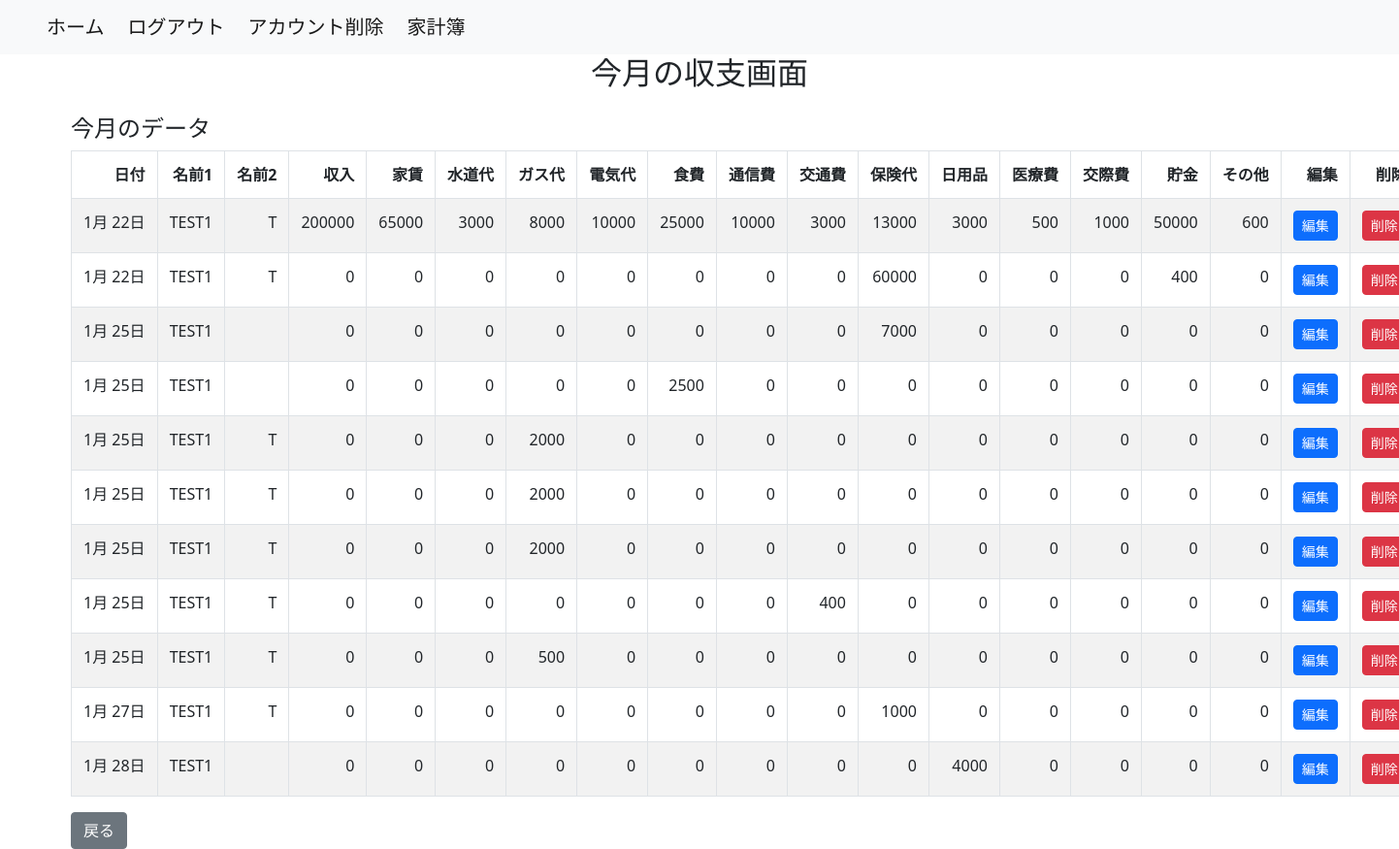
The app's page /household_budget/balance/ (signed in), older data.
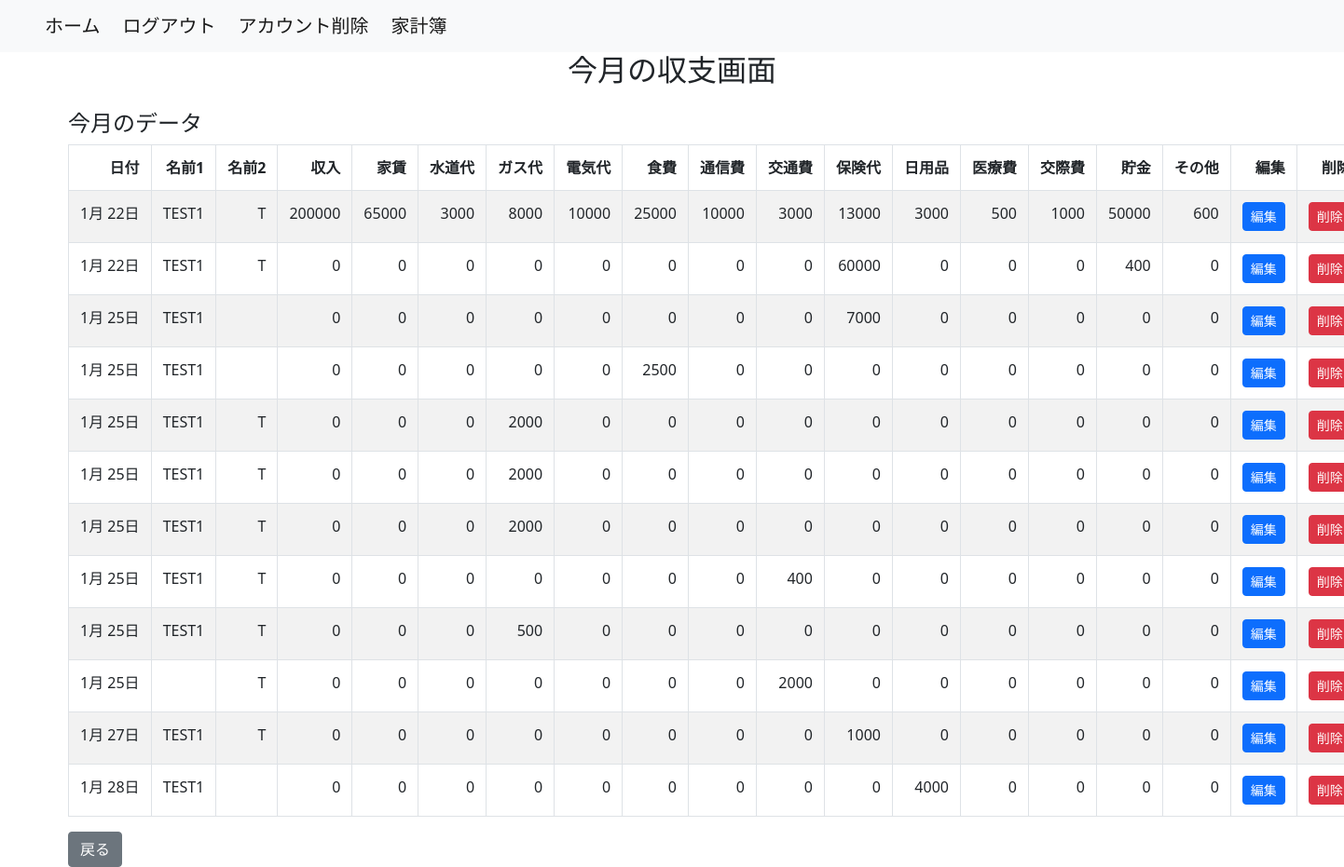
The same page, newer data.
### household_budget/models.py (models this page shows)
class BalanceOfPayments(models.Model):
    user = models.ForeignKey(settings.AUTH_USER_MODEL, on_delete=models.CASCADE)
    event_date = models.DateField()
    name_1 = models.CharField(max_length=20, default='', null=True)
    name_2 = models.CharField(max_length=20, default='', null=True)
    income = models.IntegerField(default=0)
    rent = models.IntegerField(default=0)
    water_supply = models.IntegerField(default=0)
    gas = models.IntegerField(default=0)
    electricity = models.IntegerField(default=0)
    food_expenses = models.IntegerField(default=0)
    communication_expenses = models.IntegerField(default=0)
    transportation_expenses = models.IntegerField(default=0)
    insurance_fee = models.IntegerField(default=0)
    daily_necessities = models.IntegerField(default=0)
    medical_bills = models.IntegerField(default=0)
    entertainment_expenses = models.IntegerField(default=0)
    saving = models.IntegerField(default=0)
    add_item = models.IntegerField(default=0)
    class Meta:
        db_table = 'BalanceOfPayments'
        ordering = ['event_date']

### household_budget/views.py (the view)
# urls.py: path('balance/',BalanceOfPaymentsView.as_view(), name='balance'),
class BalanceOfPaymentsView(ListView):
    template_name = 'balance.html'
    model = BalanceOfPayments
    context_object_name = 'balance_list'
    @method_decorator(login_required)
    def dispatch(self, *args, **kwargs):
        return super().dispatch(*args, **kwargs)
    def get_queryset(self):
        return BalanceOfPayments.objects.filter(user=self.request.user)
    def get_context_data(self, **kwargs):
        context = super().get_context_data(**kwargs)
        context['now'] = datetime.now()
        last_month = datetime.now() - timedelta(days=datetime.now().day)
        context['last_month'] = last_month
        return context

### household_budget/templates/balance.html (shortened to what this page needs)
{% extends 'base.html' %}
{% block content %}
  <div class="container">
    <h2 class="text-center mb-4">今月の収支画面</h2>
    <h4>今月のデータ</h4>
    <table class="table table-striped table-bordered">
      <thead>
        <tr>
          <th>日付</th>
          <th>名前1</th>
          <th>名前2</th>
          <th>収入</th>
          <th>家賃</th>
          <th>水道代</th>
          <th>ガス代</th>
          <th>電気代</th>
          <th>食費</th>
          <th>通信費</th>
          <th>交通費</th>
          <th>保険代</th>
          <th>日用品</th>
          <th>医療費</th>
          <th>交際費</th>
          <th>貯金</th>
          <th>その他</th>
          <th>編集</th>
          <th>削除</th>
        </tr>
      </thead>
      <tbody>
      {% load humanize %}
        {% for balance in balance_list %}
          {% with balance_date=balance.event_date|date:"Y-m" %}
            {% if balance_date == now|date:"Y-m" %}
              <tr>
                <td>{{ balance.event_date | date:"n月 j日" }}</td>
                <td>{{ balance.name_1 }}</td>
                <td>{{ balance.name_2 }}</td>
                <td>{{ balance.income }}</td>
                <td>{{ balance.rent }}</td>
                <td>{{ balance.water_supply }}</td>
                <td>{{ balance.gas }}</td>
                <td>{{ balance.electricity }}</td>
                <td>{{ balance.food_expenses }}</td>
                <td>{{ balance.communication_expenses }}</td>
                <td>{{ balance.transportation_expenses }}</td>
                <td>{{ balance.insurance_fee }}</td>
                <td>{{ balance.daily_necessities }}</td>
                <td>{{ balance.medical_bills }}</td>
                <td>{{ balance.entertainment_expenses }}</td>
                <td>{{ balance.saving }}</td>
                <td>{{ balance.add_item }}</td>
                <td><a href="{% url 'household_budget:edit' balance.id %}" class="btn btn-primary btn-sm">編集</a></td>
                <td><a href="{% url 'household_budget:delete' balance.id %}" class="btn btn-danger btn-sm">削除</a></td>
              </tr>
            {% endif %}
          {% endwith %}
        {% endfor %}
      </tbody>
    </table>
    <div class="d-flex justify-content-start mt-3">
    <a href="{% url 'accounts:user' %}" class="btn btn-secondary ml-2">戻る</a>
    </div>
  </div>
{% endblock %}

Row changes from the older to the newer data that the page shows:
added BalanceOfPayments: event_date "1月 25日", name_2 "T", income "0", rent "0", water_supply "0", gas "0", electricity "0", food_expenses "0", communication_expenses "0", transportation_expenses "2000", insurance_fee "0", daily_necessities "0", medical_bills "0", entertainment_expenses "0", saving "0", add_item "0"
